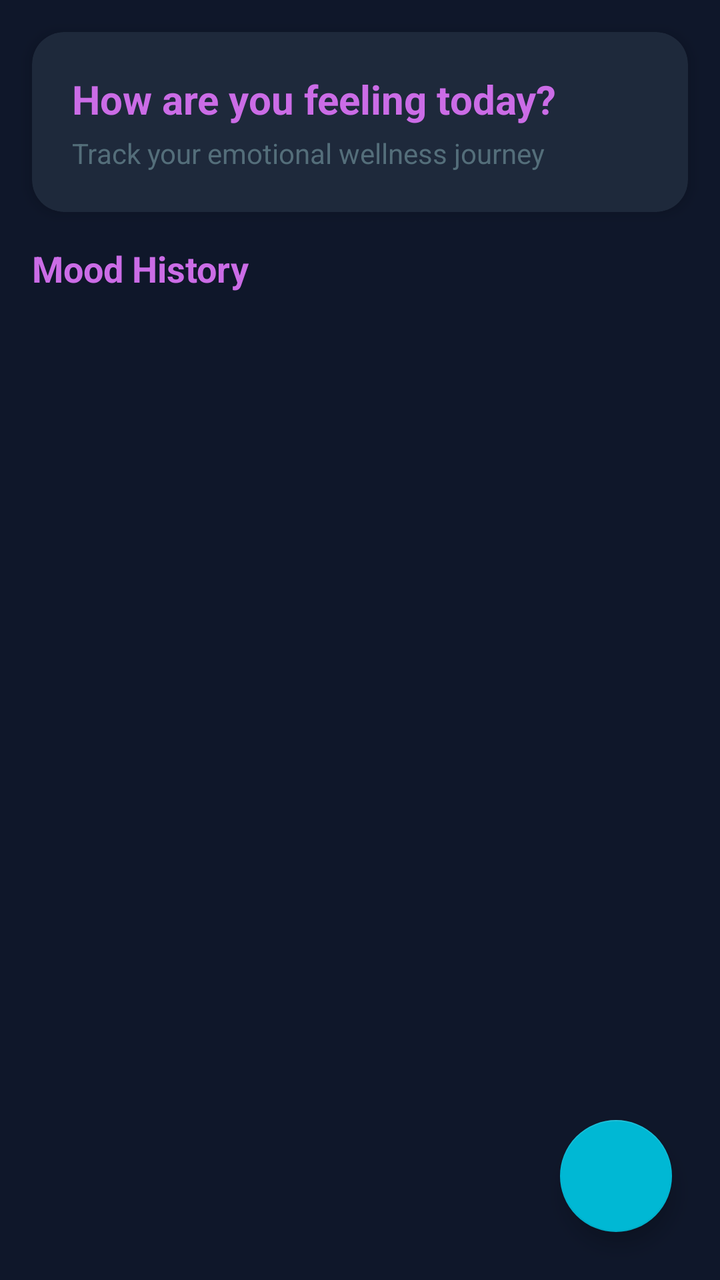
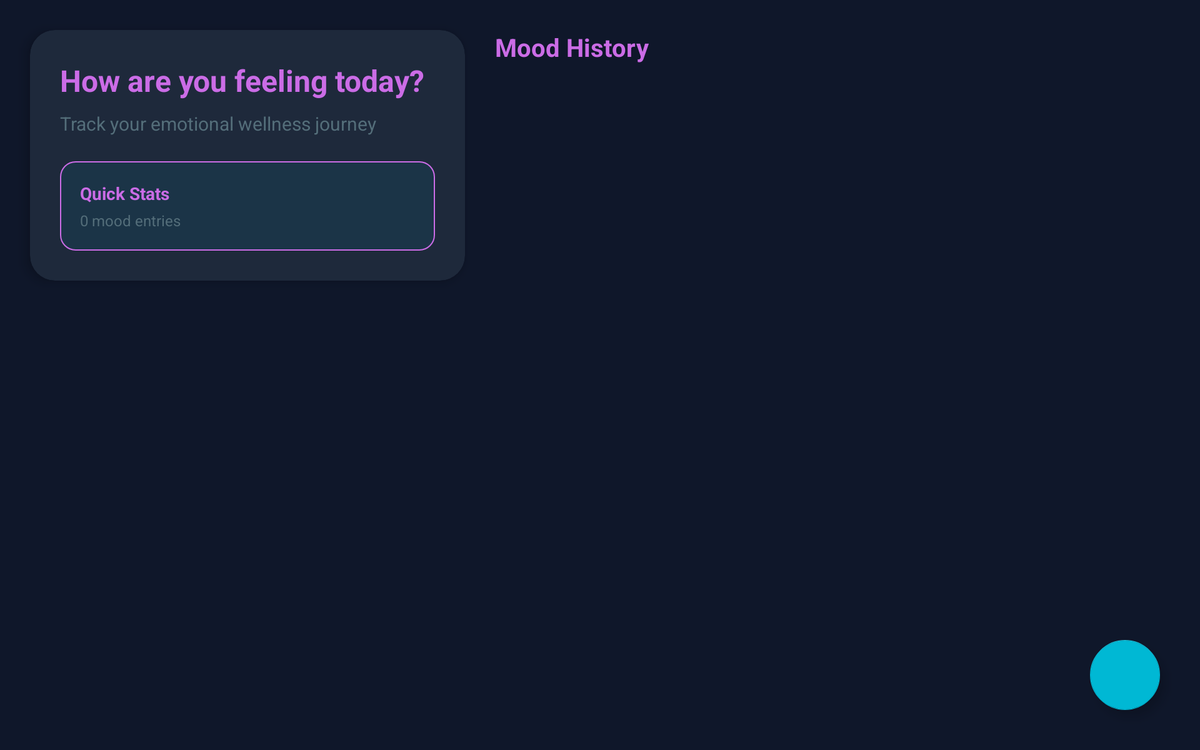

First picture: res/layout/ on a phone held upright. Second picture: the repository's own variant of that layout, on a device whose configuration matches the variant's folder. Source for both follows.
<!-- AndroidManifest.xml: application theme Theme.LifeNext -->
<!-- res/layout/fragment_mood_journal.xml -->
<?xml version="1.0" encoding="utf-8"?>
<androidx.constraintlayout.widget.ConstraintLayout
    xmlns:android="http://schemas.android.com/apk/res/android"
    xmlns:app="http://schemas.android.com/apk/res-auto"
    xmlns:tools="http://schemas.android.com/tools"
    android:layout_width="match_parent"
    android:layout_height="match_parent"
    android:background="@color/background_dark"
    tools:context=".fragment.MoodJournalFragment">

    
    <com.google.android.material.card.MaterialCardView
        android:id="@+id/headerCard"
        android:layout_width="match_parent"
        android:layout_height="wrap_content"
        android:layout_margin="16dp"
        app:cardBackgroundColor="@color/surface_dark"
        app:cardCornerRadius="16dp"
        app:cardElevation="4dp"
        app:layout_constraintTop_toTopOf="parent"
        app:layout_constraintStart_toStartOf="parent"
        app:layout_constraintEnd_toEndOf="parent">

        <LinearLayout
            android:layout_width="match_parent"
            android:layout_height="wrap_content"
            android:orientation="vertical"
            android:padding="20dp">

            <TextView
                android:layout_width="wrap_content"
                android:layout_height="wrap_content"
                android:text="@string/mood_welcome"
                android:textSize="20sp"
                android:textColor="@color/accent_green"
                android:textStyle="bold" />

            <TextView
                android:layout_width="wrap_content"
                android:layout_height="wrap_content"
                android:text="@string/mood_subtitle"
                android:textSize="14sp"
                android:textColor="@color/text_secondary"
                android:layout_marginTop="4dp" />

        </LinearLayout>

    </com.google.android.material.card.MaterialCardView>

    
    <TextView
        android:id="@+id/tvMoodHistoryTitle"
        android:layout_width="wrap_content"
        android:layout_height="wrap_content"
        android:text="@string/mood_history"
        android:textSize="18sp"
        android:textColor="@color/accent_green"
        android:textStyle="bold"
        android:layout_marginStart="16dp"
        android:layout_marginTop="16dp"
        app:layout_constraintTop_toBottomOf="@id/headerCard"
        app:layout_constraintStart_toStartOf="parent" />

    
    <androidx.recyclerview.widget.RecyclerView
        android:id="@+id/rvMoodEntries"
        android:layout_width="match_parent"
        android:layout_height="0dp"
        android:layout_marginTop="12dp"
        android:paddingStart="16dp"
        android:paddingEnd="16dp"
        android:paddingBottom="16dp"
        android:clipToPadding="false"
        app:layout_constraintTop_toBottomOf="@id/tvMoodHistoryTitle"
        app:layout_constraintBottom_toBottomOf="parent"
        app:layout_constraintStart_toStartOf="parent"
        app:layout_constraintEnd_toEndOf="parent"
        tools:listitem="@layout/item_mood" />

    
    <LinearLayout
        android:id="@+id/emptyStateMood"
        android:layout_width="wrap_content"
        android:layout_height="wrap_content"
        android:orientation="vertical"
        android:gravity="center"
        android:visibility="gone"
        android:padding="24dp"
        app:layout_constraintTop_toTopOf="parent"
        app:layout_constraintBottom_toBottomOf="parent"
        app:layout_constraintStart_toStartOf="parent"
        app:layout_constraintEnd_toEndOf="parent">

        <TextView
            android:layout_width="wrap_content"
            android:layout_height="wrap_content"
            android:text="😊"
            android:textSize="64sp" />

        <TextView
            android:layout_width="wrap_content"
            android:layout_height="wrap_content"
            android:text="@string/no_mood_entries"
            android:textSize="18sp"
            android:textColor="@color/text_secondary"
            android:textAlignment="center"
            android:layout_marginTop="16dp" />

    </LinearLayout>

    
    <com.google.android.material.floatingactionbutton.FloatingActionButton
        android:id="@+id/fabAddMood"
        android:layout_width="wrap_content"
        android:layout_height="wrap_content"
        android:layout_margin="24dp"
        android:src="@drawable/ic_add"
        android:contentDescription="@string/add_mood"
        app:tint="@color/white"
        app:backgroundTint="@color/secondary_green"
        app:layout_constraintBottom_toBottomOf="parent"
        app:layout_constraintEnd_toEndOf="parent" />

</androidx.constraintlayout.widget.ConstraintLayout>
<!-- res/layout/item_mood.xml (included above) -->
<?xml version="1.0" encoding="utf-8"?>
<com.google.android.material.card.MaterialCardView
    xmlns:android="http://schemas.android.com/apk/res/android"
    xmlns:app="http://schemas.android.com/apk/res-auto"
    android:layout_width="match_parent"
    android:layout_height="wrap_content"
    android:layout_marginBottom="12dp"
    app:cardBackgroundColor="@color/surface_dark"
    app:cardCornerRadius="12dp"
    app:cardElevation="2dp">

    <androidx.constraintlayout.widget.ConstraintLayout
        android:layout_width="match_parent"
        android:layout_height="wrap_content"
        android:padding="16dp">

        
        <TextView
            android:id="@+id/tvMoodEmoji"
            android:layout_width="@dimen/mood_emoji_size"
            android:layout_height="@dimen/mood_emoji_size"
            android:text="😊"
            android:textSize="@dimen/mood_emoji_text_size"
            android:gravity="center"
            android:background="@drawable/mood_emoji_bg"
            app:layout_constraintTop_toTopOf="parent"
            app:layout_constraintStart_toStartOf="parent" />

        
        <TextView
            android:id="@+id/tvMoodNote"
            android:layout_width="0dp"
            android:layout_height="wrap_content"
            android:text="Feeling great today!"
            android:textSize="@dimen/mood_note_text_size"
            android:textColor="@color/text_primary"
            android:maxLines="2"
            android:ellipsize="end"
            android:layout_marginStart="16dp"
            android:layout_marginEnd="8dp"
            app:layout_constraintTop_toTopOf="parent"
            app:layout_constraintStart_toEndOf="@id/tvMoodEmoji"
            app:layout_constraintEnd_toStartOf="@id/ivMoreMood"
            app:layout_constraintBottom_toTopOf="@id/tvMoodDateTime" />

        
        <TextView
            android:id="@+id/tvMoodDateTime"
            android:layout_width="0dp"
            android:layout_height="wrap_content"
            android:text="Today, 10:30 AM"
            android:textSize="@dimen/mood_datetime_text_size"
            android:textColor="@color/text_secondary"
            android:layout_marginStart="16dp"
            android:layout_marginTop="6dp"
            app:layout_constraintTop_toBottomOf="@id/tvMoodNote"
            app:layout_constraintBottom_toBottomOf="parent"
            app:layout_constraintStart_toEndOf="@id/tvMoodEmoji"
            app:layout_constraintEnd_toStartOf="@id/ivMoreMood" />

        
        <ImageView
            android:id="@+id/ivMoreMood"
            android:layout_width="32dp"
            android:layout_height="32dp"
            android:src="@drawable/ic_more"
            android:contentDescription="More options"
            android:padding="6dp"
            android:background="?attr/selectableItemBackgroundBorderless"
            app:tint="@color/text_secondary"
            app:layout_constraintTop_toTopOf="parent"
            app:layout_constraintBottom_toBottomOf="parent"
            app:layout_constraintEnd_toEndOf="parent" />

    </androidx.constraintlayout.widget.ConstraintLayout>

</com.google.android.material.card.MaterialCardView>
<!-- resources referenced by this layout -->
<resources>
  <color name="accent_green">#CB6CE6</color>
  <color name="background_dark">#0F172A</color>
  <color name="secondary_green">#00B8D4</color>
  <color name="surface_dark">#1E293B</color>
  <color name="text_primary">#0B1220</color>
  <color name="text_secondary">#546E7A</color>
  <color name="white">#FFFFFF</color>
  <dimen name="mood_datetime_text_size">12sp</dimen>
  <dimen name="mood_emoji_size">50dp</dimen>
  <dimen name="mood_emoji_text_size">32sp</dimen>
  <dimen name="mood_note_text_size">15sp</dimen>
  <string name="add_mood">Add Mood</string>
  <string name="mood_history">Mood History</string>
  <string name="mood_subtitle">Track your emotional wellness journey</string>
  <string name="mood_welcome">How are you feeling today?</string>
  <string name="no_mood_entries">No mood entries yet.\nTap + to log your first mood!</string>
  <style name="Theme.LifeNext" parent="Theme.MaterialComponents.DayNight.NoActionBar">
          
          <item name="colorPrimary">@color/primary_green</item>
          <item name="colorPrimaryVariant">@color/primary_dark_green</item>
          <item name="colorOnPrimary">@color/white</item>
  
          
          <item name="colorSecondary">@color/secondary_green</item>
          <item name="colorOnSecondary">@color/white</item>
  
          
          <item name="android:statusBarColor">@color/status_bar</item>
          <item name="android:windowBackground">@color/background_light</item>
  
          
          <item name="popupMenuStyle">@style/CustomPopupMenu</item>
          <item name="android:popupMenuStyle">@style/CustomPopupMenu</item>
      </style>
  <color name="primary_green">#0097B2</color>
  <color name="primary_dark_green">#007A90</color>
  <color name="status_bar">#007A90</color>
  <color name="background_light">#EDEFEA</color>
  <style name="CustomPopupMenu" parent="Widget.MaterialComponents.PopupMenu">
          <item name="android:popupBackground">@drawable/popup_menu_background</item>
          <item name="android:popupElevation">8dp</item>
      </style>
  <!-- drawable popup_menu_background (drawable) -->
  <?xml version="1.0" encoding="utf-8"?>
  <shape xmlns:android="http://schemas.android.com/apk/res/android">
      <solid android:color="@color/surface_dark" />
      <corners android:radius="12dp" />
      <stroke android:width="1dp" android:color="@color/accent_green" />
  </shape>
</resources>
<!-- res/layout-sw600dp-land/fragment_mood_journal.xml (the author's variant of the layout above) -->
<!-- drawn on a 7-inch tablet turned sideways -->
<?xml version="1.0" encoding="utf-8"?>
<androidx.constraintlayout.widget.ConstraintLayout
    xmlns:android="http://schemas.android.com/apk/res/android"
    xmlns:app="http://schemas.android.com/apk/res-auto"
    xmlns:tools="http://schemas.android.com/tools"
    android:layout_width="match_parent"
    android:layout_height="match_parent"
    android:background="@color/background_dark"
    tools:context=".MoodJournalFragment">

    
    <com.google.android.material.card.MaterialCardView
        android:id="@+id/headerCard"
        android:layout_width="0dp"
        android:layout_height="wrap_content"
        android:layout_marginStart="24dp"
        android:layout_marginTop="24dp"
        android:layout_marginEnd="12dp"
        app:cardBackgroundColor="@color/surface_dark"
        app:cardCornerRadius="20dp"
        app:cardElevation="6dp"
        app:layout_constraintTop_toTopOf="parent"
        app:layout_constraintStart_toStartOf="parent"
        app:layout_constraintEnd_toStartOf="@id/guideline"
        app:layout_constraintWidth_max="400dp">

        <LinearLayout
            android:layout_width="match_parent"
            android:layout_height="wrap_content"
            android:orientation="vertical"
            android:padding="24dp">

            <TextView
                android:layout_width="wrap_content"
                android:layout_height="wrap_content"
                android:text="@string/mood_welcome"
                android:textSize="24sp"
                android:textColor="@color/accent_green"
                android:textStyle="bold" />

            <TextView
                android:layout_width="wrap_content"
                android:layout_height="wrap_content"
                android:text="@string/mood_subtitle"
                android:textSize="15sp"
                android:textColor="@color/text_secondary"
                android:layout_marginTop="8dp" />

            
            <LinearLayout
                android:layout_width="match_parent"
                android:layout_height="wrap_content"
                android:orientation="vertical"
                android:layout_marginTop="20dp"
                android:padding="16dp"
                android:background="@drawable/selected_mood_display_bg">

                <TextView
                    android:layout_width="wrap_content"
                    android:layout_height="wrap_content"
                    android:text="Quick Stats"
                    android:textSize="14sp"
                    android:textColor="@color/accent_green"
                    android:textStyle="bold" />

                <TextView
                    android:id="@+id/tvMoodCount"
                    android:layout_width="wrap_content"
                    android:layout_height="wrap_content"
                    android:text="0 mood entries"
                    android:textSize="12sp"
                    android:textColor="@color/text_secondary"
                    android:layout_marginTop="4dp" />

            </LinearLayout>

        </LinearLayout>

    </com.google.android.material.card.MaterialCardView>

    
    <androidx.constraintlayout.widget.Guideline
        android:id="@+id/guideline"
        android:layout_width="wrap_content"
        android:layout_height="wrap_content"
        android:orientation="vertical"
        app:layout_constraintGuide_percent="0.40" />

    
    <TextView
        android:id="@+id/tvMoodHistoryTitle"
        android:layout_width="wrap_content"
        android:layout_height="wrap_content"
        android:text="@string/mood_history"
        android:textSize="20sp"
        android:textColor="@color/accent_green"
        android:textStyle="bold"
        android:layout_marginStart="12dp"
        android:layout_marginTop="24dp"
        app:layout_constraintTop_toTopOf="parent"
        app:layout_constraintStart_toEndOf="@id/guideline" />

    
    <androidx.recyclerview.widget.RecyclerView
        android:id="@+id/rvMoodEntries"
        android:layout_width="0dp"
        android:layout_height="0dp"
        android:layout_marginTop="12dp"
        android:paddingStart="12dp"
        android:paddingEnd="24dp"
        android:paddingBottom="24dp"
        android:clipToPadding="false"
        app:layout_constraintTop_toBottomOf="@id/tvMoodHistoryTitle"
        app:layout_constraintBottom_toBottomOf="parent"
        app:layout_constraintStart_toEndOf="@id/guideline"
        app:layout_constraintEnd_toEndOf="parent"
        tools:listitem="@layout/item_mood" />

    
    <LinearLayout
        android:id="@+id/emptyStateMood"
        android:layout_width="0dp"
        android:layout_height="0dp"
        android:orientation="vertical"
        android:gravity="center"
        android:visibility="gone"
        android:padding="24dp"
        app:layout_constraintTop_toBottomOf="@id/tvMoodHistoryTitle"
        app:layout_constraintBottom_toBottomOf="parent"
        app:layout_constraintStart_toEndOf="@id/guideline"
        app:layout_constraintEnd_toEndOf="parent">

        <TextView
            android:layout_width="wrap_content"
            android:layout_height="wrap_content"
            android:text="😊"
            android:textSize="80sp" />

        <TextView
            android:layout_width="wrap_content"
            android:layout_height="wrap_content"
            android:text="@string/no_mood_entries"
            android:textSize="18sp"
            android:textColor="@color/text_secondary"
            android:textAlignment="center"
            android:layout_marginTop="16dp" />

    </LinearLayout>

    
    <com.google.android.material.floatingactionbutton.FloatingActionButton
        android:id="@+id/fabAddMood"
        android:layout_width="wrap_content"
        android:layout_height="wrap_content"
        android:layout_margin="32dp"
        android:src="@drawable/ic_add"
        android:contentDescription="@string/add_mood"
        app:tint="@color/white"
        app:backgroundTint="@color/secondary_green"
        app:fabSize="normal"
        app:layout_constraintBottom_toBottomOf="parent"
        app:layout_constraintEnd_toEndOf="parent" />

</androidx.constraintlayout.widget.ConstraintLayout>
<!-- resources referenced by the variant -->
<!-- as a 7-inch tablet turned sideways resolves them -->
<resources>
  <color name="accent_green">#CB6CE6</color>
  <color name="background_dark">#0F172A</color>
  <color name="secondary_green">#00B8D4</color>
  <color name="surface_dark">#1E293B</color>
  <color name="text_primary">#0B1220</color>
  <color name="text_secondary">#546E7A</color>
  <color name="white">#FFFFFF</color>
  <!-- from res/values-sw600dp/ -->
  <dimen name="mood_datetime_text_size">14sp</dimen>
  <!-- from res/values-sw600dp/ -->
  <dimen name="mood_emoji_size">70dp</dimen>
  <!-- from res/values-sw600dp/ -->
  <dimen name="mood_emoji_text_size">48sp</dimen>
  <!-- from res/values-sw600dp/ -->
  <dimen name="mood_note_text_size">18sp</dimen>
  <!-- drawable selected_mood_display_bg (drawable) -->
  <?xml version="1.0" encoding="utf-8"?>
  <shape xmlns:android="http://schemas.android.com/apk/res/android">
      
      <solid android:color="#1A0097B2" />
      <corners android:radius="12dp" />
      <stroke android:width="1dp" android:color="@color/accent_green" />
  </shape>
  <string name="add_mood">Add Mood</string>
  <string name="mood_history">Mood History</string>
  <string name="mood_subtitle">Track your emotional wellness journey</string>
  <string name="mood_welcome">How are you feeling today?</string>
  <string name="no_mood_entries">No mood entries yet.\nTap + to log your first mood!</string>
  <style name="Theme.LifeNext" parent="Theme.MaterialComponents.DayNight.NoActionBar">
          
          <item name="colorPrimary">@color/primary_green</item>
          <item name="colorPrimaryVariant">@color/primary_dark_green</item>
          <item name="colorOnPrimary">@color/white</item>
  
          
          <item name="colorSecondary">@color/secondary_green</item>
          <item name="colorOnSecondary">@color/white</item>
  
          
          <item name="android:statusBarColor">@color/status_bar</item>
          <item name="android:windowBackground">@color/background_light</item>
  
          
          <item name="popupMenuStyle">@style/CustomPopupMenu</item>
          <item name="android:popupMenuStyle">@style/CustomPopupMenu</item>
      </style>
  <color name="primary_green">#0097B2</color>
  <color name="primary_dark_green">#007A90</color>
  <color name="status_bar">#007A90</color>
  <color name="background_light">#EDEFEA</color>
  <style name="CustomPopupMenu" parent="Widget.MaterialComponents.PopupMenu">
          <item name="android:popupBackground">@drawable/popup_menu_background</item>
          <item name="android:popupElevation">8dp</item>
      </style>
  <!-- drawable popup_menu_background (drawable) -->
  <?xml version="1.0" encoding="utf-8"?>
  <shape xmlns:android="http://schemas.android.com/apk/res/android">
      <solid android:color="@color/surface_dark" />
      <corners android:radius="12dp" />
      <stroke android:width="1dp" android:color="@color/accent_green" />
  </shape>
</resources>
